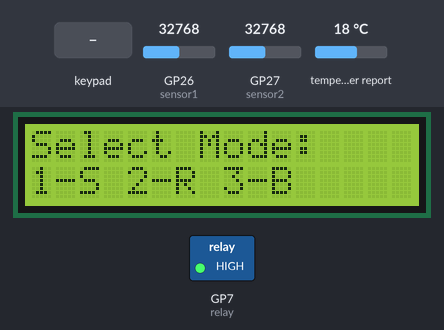
Recording of a program running on a simulated Raspberry Pi Pico running MicroPython. On the bench: 16×2 character LCD, switched loads named in the program (green lamp = pin HIGH). Inputs (shaded band) come from the test bench; at power-on: GP26 (sensor1) = 32768, GP27 (sensor2) = 32768, temperature in the web weather report 18 °C (analog values on the 0–65535 scale). WiFi joins after 1.5 s; requests to the public web service named in the program get a made-up reply in its usual format after 0.4 s (London, UTC, broken clouds, 64 % humidity, 1013 hPa unless stated); what the program prints to the serial console is not drawn.

Above: at 4.2 s.
4.3 s: key '4' pressed
At 5.8 s:
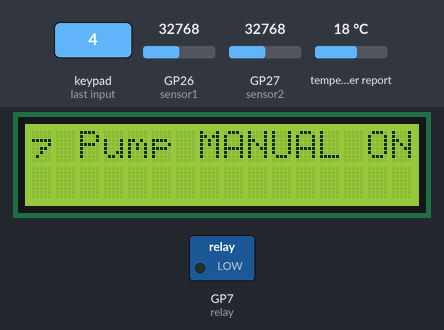
7.3 s: keypad keys 1 2 # pressed 0.4 s apart
At 10.8 s:
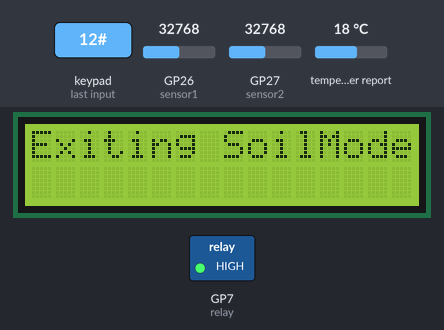
11.5 s: key '#' pressed
At 14.2 s:
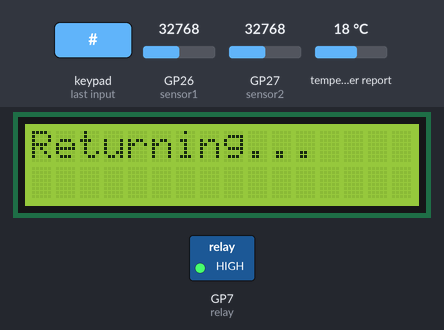
14.5 s: keypad keys 2 5 pressed 0.4 s apart
At 17.8 s:
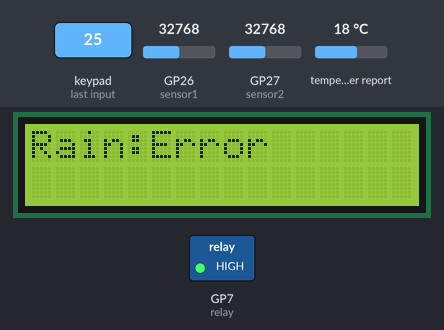
21.3 s: key 'A' pressed
At 24.2 s:
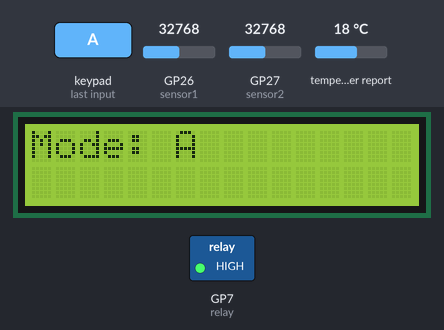
24.3 s: key 'B' pressed
At 25.4 s:
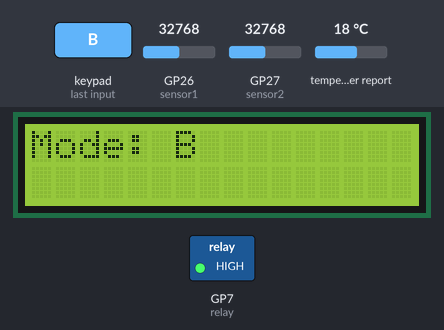
Timing chart, 0 to 27.3 s (numbered marks = the images above; inputs shaded):
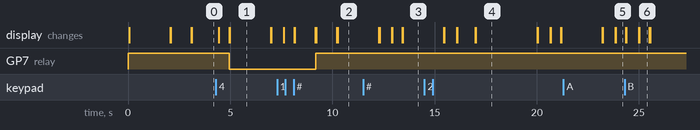

The program:

POTfinal.py
```python
from machine import ADC, Pin, I2C
import network
import urequests
import time
from i2c_lcd import I2cLcd
from keypad import Keypad  # custom keypad driver

# ---------------- Soil Sensors ----------------
sensor1 = ADC(26)
sensor2 = ADC(27)

# ---------------- Relay (Active LOW: 0 = ON, 1 = OFF) ----------------
relay = Pin(7, Pin.OUT)
relay.value(1)  # Start with pump OFF

# ---------------- Thresholds ----------------
MOISTURE_THRESHOLD = 50000
RAIN_THRESHOLD = 60
PUMP_RUNTIME = 3   # used in auto irrigation

# ---------------- Wi-Fi ----------------
SSID = "VK NARZO"
PASSWORD = "aann1230"

# ---------------- WeatherAPI ----------------
API_KEY = "41af0d5cbfcd421f8b233725251309"
LAT = "10.3333"
LON = "76.2333"
URL = f"http://api.weatherapi.com/v1/forecast.json?key={API_KEY}&q={LAT},{LON}&days=1"

# ---------------- I2C LCD ----------------
i2c = I2C(0, scl=Pin(1), sda=Pin(0), freq=400000)
lcd = I2cLcd(i2c, 0x27, 2, 16)

# ---------------- Keypad ----------------
rows = [Pin(x, Pin.IN, Pin.PULL_DOWN) for x in (2,3,4,5)]
cols = [Pin(x, Pin.OUT) for x in (6,8,9,10)]
keys = [['1','2','3','A'],
        ['4','5','6','B'],
        ['7','8','9','C'],
        ['*','0','#','D']]
keypad = Keypad(rows, cols, keys)

# ---------------- Functions ----------------
def connect_wifi():
    wlan = network.WLAN(network.STA_IF)
    wlan.active(True)
    wlan.connect(SSID, PASSWORD)
    lcd.clear()
    lcd.putstr("Connecting WiFi")
    while not wlan.isconnected():
        time.sleep(1)
    lcd.clear()
    lcd.putstr("WiFi Connected")
    print("✅ WiFi Connected:", wlan.ifconfig()[0])
    time.sleep(1)

def get_rain_probability():
    try:
        response = urequests.get(URL)
        data = response.json()
        response.close()
        rain_prob = int(data["forecast"]["forecastday"][0]["day"]["daily_chance_of_rain"])
        print(f"🌧 Rain Probability: {rain_prob}%")
        return rain_prob
    except Exception as e:
        print("❌ API Error:", e)
        return None

def read_soil():
    m1 = sensor1.read_u16()
    m2 = sensor2.read_u16()
    avg = (m1 + m2) // 2
    return avg

def irrigate_once():
    """Pump ON only for limited runtime"""
    lcd.clear()
    lcd.putstr("💧 Pump ON")
    print("💧 Pump ON")
    relay.value(0)  # ON
    time.sleep(PUMP_RUNTIME)
    relay.value(1)  # OFF
    lcd.clear()
    lcd.putstr("⛔ Pump OFF")
    print("⛔ Pump OFF")
    time.sleep(2)

def pump_on_manual():
    relay.value(0)
    lcd.clear()
    lcd.putstr("💧 Pump MANUAL ON")
    print("💧 Pump MANUAL ON")
    time.sleep(2)

def pump_off_manual():
    relay.value(1)
    lcd.clear()
    lcd.putstr("⛔ Pump MANUAL OFF")
    print("⛔ Pump MANUAL OFF")
    time.sleep(2)

# ---------------- Modes ----------------
def mode_soil():
    """Continuously monitor soil and irrigate until # is pressed"""
    lcd.clear()
    lcd.putstr("Soil Mode Active")
    time.sleep(1)

    while True:
        soil = read_soil()
        lcd.clear()
        lcd.putstr(f"Soil:{soil}")
        lcd.move_to(0,1)
        lcd.putstr(f"Th:{MOISTURE_THRESHOLD}")

        if soil < MOISTURE_THRESHOLD:
            # Soil wet → Pump OFF
            relay.value(1)
            print("Soil wet → Pump OFF")
            lcd.move_to(0,1)
            lcd.putstr("Soil Wet       ")
        else:
            # Soil dry → Pump ON
            relay.value(0)
            print("Soil dry → Pump ON")
            lcd.move_to(0,1)
            lcd.putstr("Soil Dry → Pump")

        # Exit mode when '#' pressed
        key = keypad.get_key()
        if key == '#':
            relay.value(1)  # Always stop pump
            lcd.clear()
            lcd.putstr("Exiting SoilMode")
            time.sleep(2)
            break

        time.sleep(1)

def mode_rain():
    rain_prob = get_rain_probability()
    lcd.clear()
    if rain_prob is None:
        lcd.putstr("Rain:Error   ")
    else:
        lcd.putstr(f"Rain:{rain_prob}%")
        lcd.move_to(0,1)
        lcd.putstr(f"Th:{RAIN_THRESHOLD}%")
    time.sleep(3)

def mode_both():
    soil = read_soil()
    rain_prob = get_rain_probability()
    lcd.clear()
    lcd.putstr(f"Soil:{soil}")
    lcd.move_to(0,1)
    if rain_prob is None:
        lcd.putstr("Rain:Error   ")
        time.sleep(2)
        return
    lcd.putstr(f"Rain:{rain_prob}%")
    if soil >= MOISTURE_THRESHOLD and rain_prob < RAIN_THRESHOLD:
        irrigate_once()
    else:
        lcd.move_to(0,1)
        lcd.putstr("Skip Irrigation")
        time.sleep(2)

# ---------------- Main ----------------
def main():
    connect_wifi()

    while True:
        lcd.clear()
        lcd.putstr("Select Mode:\n1-S 2-R 3-B")
        time.sleep(0.5)

        key = None
        while key is None:
            key = keypad.get_key()
            time.sleep(0.1)

        lcd.clear()
        lcd.putstr("Mode: " + key)
        print("Mode Selected:", key)
        time.sleep(0.5)

        if key == '1':
            mode_soil()
        elif key == '2':
            mode_rain()
        elif key == '3':
            mode_both()
        elif key == '4':
            pump_on_manual()
        elif key == '5':
            pump_off_manual()
        elif key == '6':
            lcd.clear()
            lcd.putstr("Reconnecting...")
            connect_wifi()
        elif key == '#':
            lcd.clear()
            lcd.putstr("Returning...")
            time.sleep(2)

# ---------------- Run ----------------
if __name__ == "__main__":
    main()
```

Measured:
- after the input at 4.3 s, GP7 (relay): HIGH → LOW after 0.65 s; the display: first changes after 0.13 s (image 1 shows a later state)
- after the input at 7.3 s, GP7 (relay): LOW → HIGH after 1.9 s; the display: first changes after 0.31 s (image 2 shows a later state)
- after the input at 11.5 s, the display: first differs from a run without the input after 1.4 s (image 3 shows a later state)
- after the input at 14.5 s, the display: first differs from a run without the input after 1.6 s (image 4 shows a later state)
- after the input at 21.3 s, the display: first differs from a run without the input after 2.6 s (image 5)
- after the input at 24.3 s, the display: first differs from a run without the input after 0.71 s (image 6)
- what the display in image 1 shows lasts 2.0 s, from 5.0 s to 7.0 s
